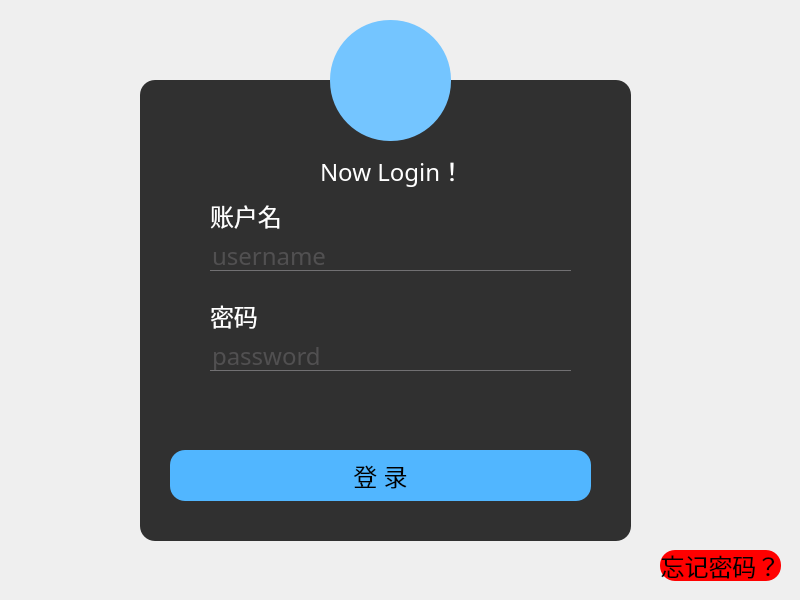
<?xml version="1.0" encoding="UTF-8"?>
<ui version="4.0">
 <class>MainWindow</class>
 <widget class="QMainWindow" name="MainWindow">
  <property name="geometry">
   <rect>
    <x>0</x>
    <y>0</y>
    <width>800</width>
    <height>600</height>
   </rect>
  </property>
  <property name="font">
   <font>
    <family>Century Gothic</family>
    <pointsize>-1</pointsize>
   </font>
  </property>
  <property name="windowTitle">
   <string>浙商大招待所</string>
  </property>
  <property name="windowIcon">
   <iconset>
    <normaloff>../../../../../../pictures/酒店.png</normaloff>../../../../../../pictures/酒店.png</iconset>
  </property>
  <property name="styleSheet">
   <string notr="true">
*{
font-size:24px;
font-family:Century Gothic;
}
QFrame{
background:rgba(0,0,0,0.8);
border-radius:15px;
}
#centralwidget{
border-image:url(D:/pictures/login4.jpg) strectch；
}

#toolButton{
background:red;
border-radius:60px;
}
QLabel{
color:white;
background:transparent;
}
QPushButton{
background:red;;
border-radius:15px;
}
QPushButton:hover{
background:#333;
border-radius:15px;
background:#49ebff;
}
QLineEdit{
background:transparent;
border:none;
color:#717072;
border-bottom:1px solid #717072;
}</string>
  </property>
  <widget class="QWidget" name="centralwidget">
   <property name="font">
    <font>
     <family>Century Gothic</family>
     <pointsize>-1</pointsize>
    </font>
   </property>
   <property name="focusPolicy">
    <enum>Qt::WheelFocus</enum>
   </property>
   <property name="contextMenuPolicy">
    <enum>Qt::DefaultContextMenu</enum>
   </property>
   <widget class="QFrame" name="frame">
    <property name="geometry">
     <rect>
      <x>140</x>
      <y>80</y>
      <width>491</width>
      <height>461</height>
     </rect>
    </property>
    <property name="font">
     <font>
      <family>Century Gothic</family>
      <pointsize>-1</pointsize>
     </font>
    </property>
    <property name="frameShape">
     <enum>QFrame::StyledPanel</enum>
    </property>
    <property name="frameShadow">
     <enum>QFrame::Raised</enum>
    </property>
    <widget class="QLabel" name="label">
     <property name="geometry">
      <rect>
       <x>180</x>
       <y>70</y>
       <width>151</width>
       <height>41</height>
      </rect>
     </property>
     <property name="font">
      <font>
       <family>Century Gothic</family>
       <pointsize>-1</pointsize>
      </font>
     </property>
     <property name="text">
      <string>Now Login！</string>
     </property>
    </widget>
    <widget class="QLineEdit" name="lineEdit_user">
     <property name="geometry">
      <rect>
       <x>70</x>
       <y>160</y>
       <width>361</width>
       <height>31</height>
      </rect>
     </property>
     <property name="text">
      <string/>
     </property>
     <property name="placeholderText">
      <string>username</string>
     </property>
    </widget>
    <widget class="QLineEdit" name="lineEdit_password">
     <property name="geometry">
      <rect>
       <x>70</x>
       <y>260</y>
       <width>361</width>
       <height>31</height>
      </rect>
     </property>
     <property name="font">
      <font>
       <family>Century Gothic</family>
       <pointsize>-1</pointsize>
      </font>
     </property>
     <property name="contextMenuPolicy">
      <enum>Qt::DefaultContextMenu</enum>
     </property>
     <property name="locale">
      <locale language="Chinese" country="China"/>
     </property>
     <property name="text">
      <string/>
     </property>
     <property name="echoMode">
      <enum>QLineEdit::Password</enum>
     </property>
     <property name="placeholderText">
      <string>password</string>
     </property>
    </widget>
    <widget class="QPushButton" name="pushButton">
     <property name="geometry">
      <rect>
       <x>30</x>
       <y>370</y>
       <width>421</width>
       <height>51</height>
      </rect>
     </property>
     <property name="palette">
      <palette>
       <active>
        <colorrole role="Button">
         <brush brushstyle="SolidPattern">
          <color alpha="255">
           <red>81</red>
           <green>182</green>
           <blue>255</blue>
          </color>
         </brush>
        </colorrole>
        <colorrole role="Base">
         <brush brushstyle="SolidPattern">
          <color alpha="255">
           <red>81</red>
           <green>182</green>
           <blue>255</blue>
          </color>
         </brush>
        </colorrole>
        <colorrole role="Window">
         <brush brushstyle="SolidPattern">
          <color alpha="255">
           <red>81</red>
           <green>182</green>
           <blue>255</blue>
          </color>
         </brush>
        </colorrole>
       </active>
       <inactive>
        <colorrole role="Button">
         <brush brushstyle="SolidPattern">
          <color alpha="255">
           <red>81</red>
           <green>182</green>
           <blue>255</blue>
          </color>
         </brush>
        </colorrole>
        <colorrole role="Base">
         <brush brushstyle="SolidPattern">
          <color alpha="255">
           <red>81</red>
           <green>182</green>
           <blue>255</blue>
          </color>
         </brush>
        </colorrole>
        <colorrole role="Window">
         <brush brushstyle="SolidPattern">
          <color alpha="255">
           <red>81</red>
           <green>182</green>
           <blue>255</blue>
          </color>
         </brush>
        </colorrole>
       </inactive>
       <disabled>
        <colorrole role="Button">
         <brush brushstyle="SolidPattern">
          <color alpha="255">
           <red>81</red>
           <green>182</green>
           <blue>255</blue>
          </color>
         </brush>
        </colorrole>
        <colorrole role="Base">
         <brush brushstyle="SolidPattern">
          <color alpha="255">
           <red>81</red>
           <green>182</green>
           <blue>255</blue>
          </color>
         </brush>
        </colorrole>
        <colorrole role="Window">
         <brush brushstyle="SolidPattern">
          <color alpha="255">
           <red>81</red>
           <green>182</green>
           <blue>255</blue>
          </color>
         </brush>
        </colorrole>
       </disabled>
      </palette>
     </property>
     <property name="styleSheet">
      <string notr="true">background-color: rgb(81, 182, 255);
QPalette pal = startBtn.palette(); 
pal.setColor(QPalette::ButtonText, Qt::red);
startBtn.setPalette(pal); 
startBtn.setStyleSheet(&quot;background-color:green&quot;); </string>
     </property>
     <property name="text">
      <string>登 录</string>
     </property>
    </widget>
    <widget class="QLabel" name="label_2">
     <property name="geometry">
      <rect>
       <x>70</x>
       <y>120</y>
       <width>121</width>
       <height>31</height>
      </rect>
     </property>
     <property name="font">
      <font>
       <family>Century Gothic</family>
       <pointsize>-1</pointsize>
      </font>
     </property>
     <property name="text">
      <string>账户名</string>
     </property>
    </widget>
    <widget class="QLabel" name="label_3">
     <property name="geometry">
      <rect>
       <x>70</x>
       <y>220</y>
       <width>121</width>
       <height>31</height>
      </rect>
     </property>
     <property name="text">
      <string>密码</string>
     </property>
    </widget>
   </widget>
   <widget class="QToolButton" name="toolButton">
    <property name="geometry">
     <rect>
      <x>330</x>
      <y>20</y>
      <width>121</width>
      <height>121</height>
     </rect>
    </property>
    <property name="palette">
     <palette>
      <active>
       <colorrole role="Button">
        <brush brushstyle="SolidPattern">
         <color alpha="255">
          <red>116</red>
          <green>197</green>
          <blue>255</blue>
         </color>
        </brush>
       </colorrole>
       <colorrole role="Base">
        <brush brushstyle="SolidPattern">
         <color alpha="255">
          <red>116</red>
          <green>197</green>
          <blue>255</blue>
         </color>
        </brush>
       </colorrole>
       <colorrole role="Window">
        <brush brushstyle="SolidPattern">
         <color alpha="255">
          <red>116</red>
          <green>197</green>
          <blue>255</blue>
         </color>
        </brush>
       </colorrole>
      </active>
      <inactive>
       <colorrole role="Button">
        <brush brushstyle="SolidPattern">
         <color alpha="255">
          <red>116</red>
          <green>197</green>
          <blue>255</blue>
         </color>
        </brush>
       </colorrole>
       <colorrole role="Base">
        <brush brushstyle="SolidPattern">
         <color alpha="255">
          <red>116</red>
          <green>197</green>
          <blue>255</blue>
         </color>
        </brush>
       </colorrole>
       <colorrole role="Window">
        <brush brushstyle="SolidPattern">
         <color alpha="255">
          <red>116</red>
          <green>197</green>
          <blue>255</blue>
         </color>
        </brush>
       </colorrole>
      </inactive>
      <disabled>
       <colorrole role="Button">
        <brush brushstyle="SolidPattern">
         <color alpha="255">
          <red>116</red>
          <green>197</green>
          <blue>255</blue>
         </color>
        </brush>
       </colorrole>
       <colorrole role="Base">
        <brush brushstyle="SolidPattern">
         <color alpha="255">
          <red>116</red>
          <green>197</green>
          <blue>255</blue>
         </color>
        </brush>
       </colorrole>
       <colorrole role="Window">
        <brush brushstyle="SolidPattern">
         <color alpha="255">
          <red>116</red>
          <green>197</green>
          <blue>255</blue>
         </color>
        </brush>
       </colorrole>
      </disabled>
     </palette>
    </property>
    <property name="styleSheet">
     <string notr="true">background-color: rgb(116, 197, 255);</string>
    </property>
    <property name="locale">
     <locale language="Chinese" country="China"/>
    </property>
    <property name="text">
     <string/>
    </property>
    <property name="icon">
     <iconset>
      <normaloff>../../../../../../pictures/院徽.png</normaloff>../../../../../../pictures/院徽.png</iconset>
    </property>
    <property name="iconSize">
     <size>
      <width>150</width>
      <height>150</height>
     </size>
    </property>
   </widget>
   <widget class="QPushButton" name="forgetPasswd">
    <property name="geometry">
     <rect>
      <x>660</x>
      <y>550</y>
      <width>121</width>
      <height>31</height>
     </rect>
    </property>
    <property name="text">
     <string>忘记密码？</string>
    </property>
   </widget>
  </widget>
 </widget>
 <resources/>
 <connections/>
</ui>
